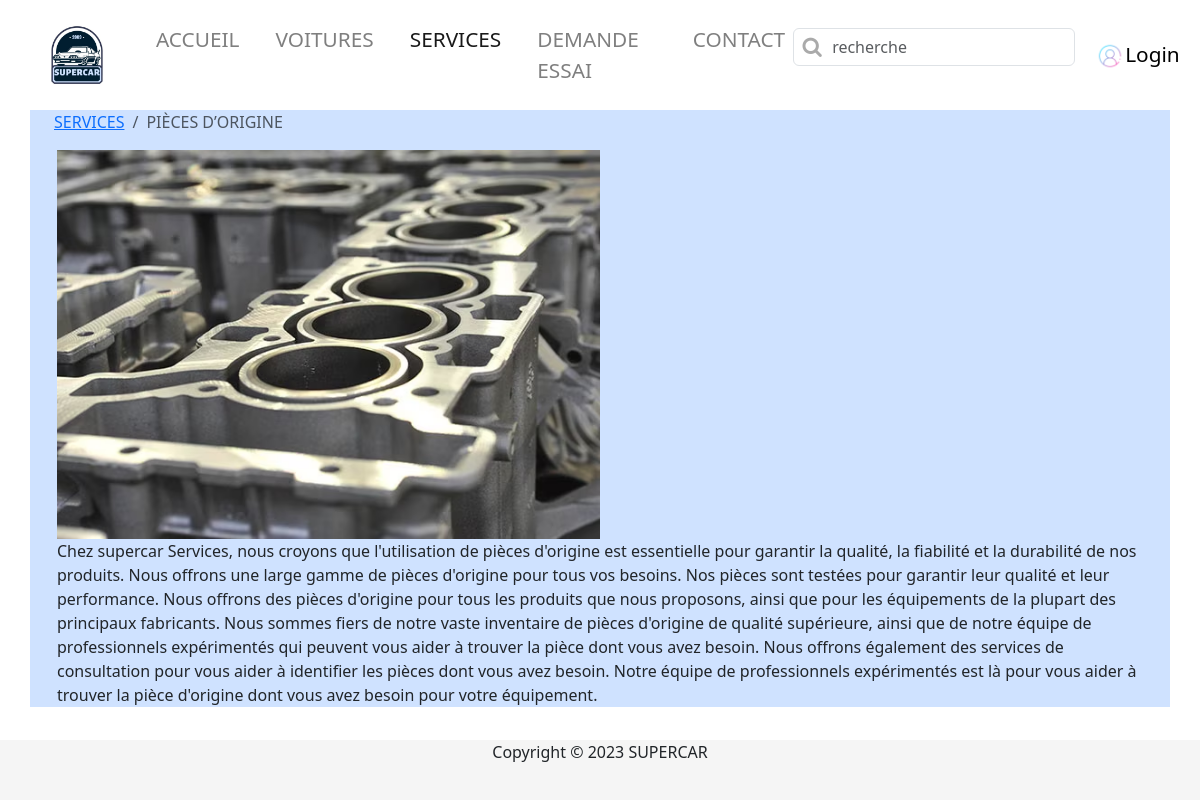
The app's page /services/detservice.php?ids=2 with its own data.
### tables this page shows
CREATE TABLE IF NOT EXISTS `service` (
  `id_service` int NOT NULL AUTO_INCREMENT,
  `nom_service` varchar(50) DEFAULT NULL,
  `image_service` varchar(100) DEFAULT NULL,
  `petitePhrases` varchar(255) DEFAULT NULL,
  `description` varchar(2000) DEFAULT NULL,
  PRIMARY KEY (`id_service`)
);

### requetes/services.php (called while the page is built, shortened)
<?php
function service(){
    global $bdd;
    $id = (int)$_GET['ids'];
    $sql = "SELECT * FROM `service` WHERE id_service=?";
    $service = $bdd -> prepare($sql);
    $service-> execute([$id]);
    $service = $service -> fetch();
    return $service;
}
?>

### services/detservice.php (the view, shortened to what this page needs)
<?php
require_once("../requetes/bdconnect.php");
include("../requetes/services.php");
if (isset($_GET['ids'])) {
  $service = service();
}else{
  header("Location : ../index.php");
}
?>
<!DOCTYPE html>
<html lang="fr">
<head>
    <link rel="stylesheet" href="https://cdnjs.cloudflare.com/ajax/libs/font-awesome/4.7.0/css/font-awesome.min.css">
    <link rel="stylesheet" href="https://cdnjs.cloudflare.com/ajax/libs/twitter-bootstrap/4.1.3/css/bootstrap.min.css">
    <link href="https://cdn.jsdelivr.net/npm/bootstrap@5.3.0-alpha1/dist/css/bootstrap.min.css" rel="stylesheet">
     <link rel="stylesheet" href="../assets/Style/style.css">
     <link rel="stylesheet" href="../assets/Style/voiture.css">
</head>
<body>
    <?php
    include("../header.php");
    ?>
<main class="container py">
    <div class="container">
      <nav aria-label="breadcrumb">
        <ol class="breadcrumb">
          <li class="breadcrumb-item"><a href="index.php">SERVICES</a></li>
          <li class="breadcrumb-item active" aria-current="page"><?=$service['nom_service']?></li>
        </ol>
      </nav>
    </div>
    <div class="col-lg-12">
        <img src="../<?=$service['image_service']?>" alt="Mon image" class="w-50 h-50">
        <p>
        <?=$service['description']?>
         </p>
    </div>
</main>
<footer>
  <div class="container">
    <div class="row">
      <div class="col-12 text-center">
        <p>Copyright © 2023 SUPERCAR</p>
      </div>
    </div>
  </div>
</footer>
</body>
</html>

### assets/Style/style.css (style rules this page uses)
footer { margin-bottom: 0; background-color: white; }

### assets/Style/voiture.css (style rules this page uses)
main { background-color: #cfe2ff; }

### services/detservice.php (style rules this page uses)
footer { position: absolute; bottom: 0; width: 100%; height: 60px; background-color: #f5f5f5; }

### records on screen
service: nom_service "PIÈCES D’ORIGINE", image_service (picture), description "Chez supercar Services, nous croyons que l'utilisation de pièces d'origine est essentielle pour garantir la qualité, la fiabilité et la durabilité de nos produits. Nous offrons une large gamme de pièces d'origine pour tous vos besoins. Nos pièces sont testées pour garantir leur qualité et leur performance. Nous offrons des pièces d'origine pour tous les produits que nous proposons, ainsi que pour les équipements de la plupart des principaux fabricants. Nous sommes fiers de notre vaste inventaire de pièces d'origine de qualité supérieure, ainsi que de notre équipe de professionnels expérimentés qui peuvent vous aider à trouver la pièce dont vous avez besoin. Nous offrons également des…"
